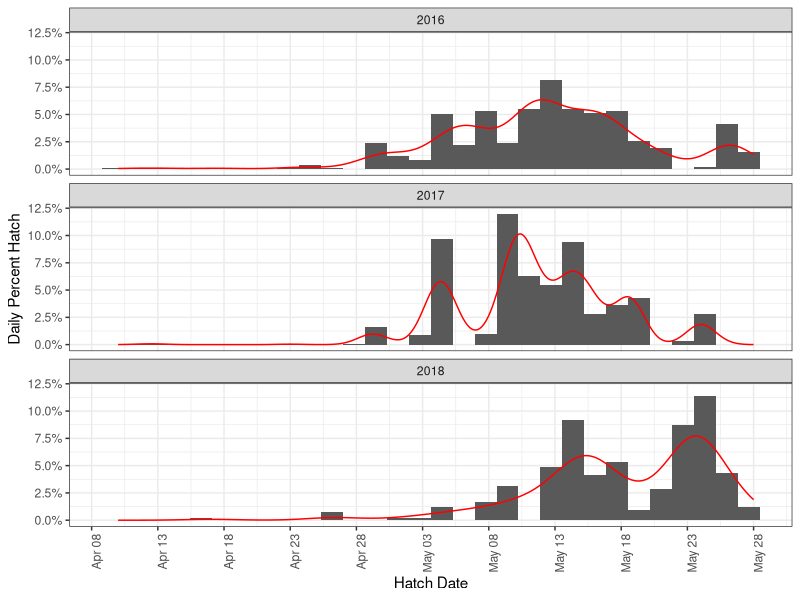

Here is the R script that generated this plot:
#### CLEAR THE ENVIRONMENT FIRST ---------------------------------------------

rm(list = ls(all.names = TRUE))


#### LOAD PACKAGES -----------------------------------------------------------

library(ggplot2)
library(lubridate)
library(dplyr)
library(readxl)


# LOAD LARVAL LENGTH AND ABUNDANCE DATA -------------------------------------------------------

larvae <- read_excel("data/LakeSuperior_APIS_LarvalLengths.xlsx", sheet = "data") %>% 
  filter(!is.na(LENGTH)) %>% 
  filter(YEAR != 2014, YEAR != 2015)


## Total length-at-hatch = 9.936 (Stewart et al., 2021)
## McCormick et al. (1971) - 3% decrease at 4°C
#dates <- data.frame(LENGTH = c(21, 20, seq(18, 14, -1), seq(13.5, 8, -0.5), 7),
#                    back.date = c(24, 22, 19, 18, 16, 14, 12, 10, 9, 8, 6, 5, 4, 2, 1, 0, 0, 0, 0, 0))

## Oyadomari & Auer, 2008 - 0.18 mm^-1
dates <- data.frame(LENGTH = c(21, 20, seq(18, 14, -1), seq(13.5, 8, -0.5), 7),
                    back.date = c(62, 56, 45, 40, 34, 28, 23, 20, 17, 14, 12, 9, 6, 3, 1, 0, 0, 0, 0, 0))

larvae.back <- left_join(larvae, dates) %>% 
  mutate(hatch.date = DATE-(back.date*86400),
         hatch.date.noYear = yday(hatch.date),
         hatch.date.noYear = as.Date(hatch.date.noYear, origin = "2020-12-31"))

larvae.back.summary <- larvae.back %>% group_by(YEAR) %>% 
  summarize(min.date = min(hatch.date),
            mean.date = mean(hatch.date),
            max.date = max(hatch.date),
            sigma.hatch = (max.date - mean.date) / 2.58,
            lower.dist = mean.date-sigma.hatch,
            upper.dist = mean.date+sigma.hatch)


ggplot(larvae.back, aes(x = hatch.date.noYear)) + 
  geom_histogram(aes(y = ..density..)) + 
  geom_density(col = "red") +
  labs(y = "Daily Percent Hatch", x = "Hatch Date") +
  scale_x_date(date_breaks = "5 days", date_labels =  "%b %d") +
  scale_y_continuous(labels = scales::percent) +
  theme_bw() +
  theme(axis.text.x = element_text(angle = 90, hjust = 1)) +
  facet_wrap(~YEAR, ncol = 1)

